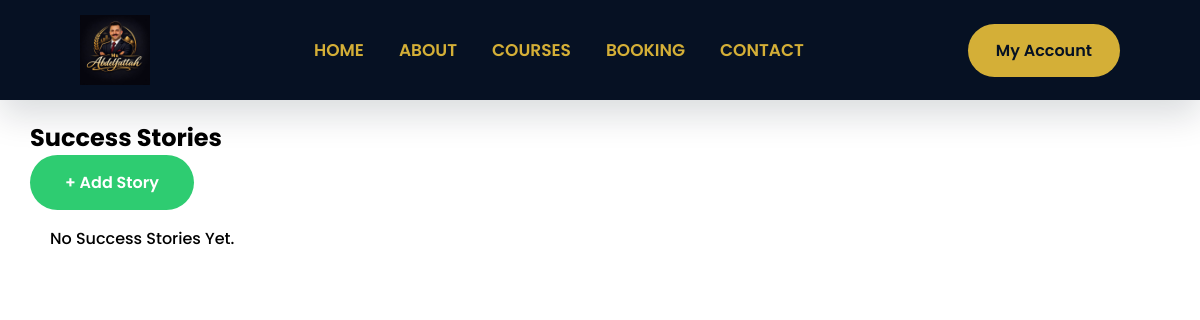
Before: /success-stories (signed in) with the older database file.
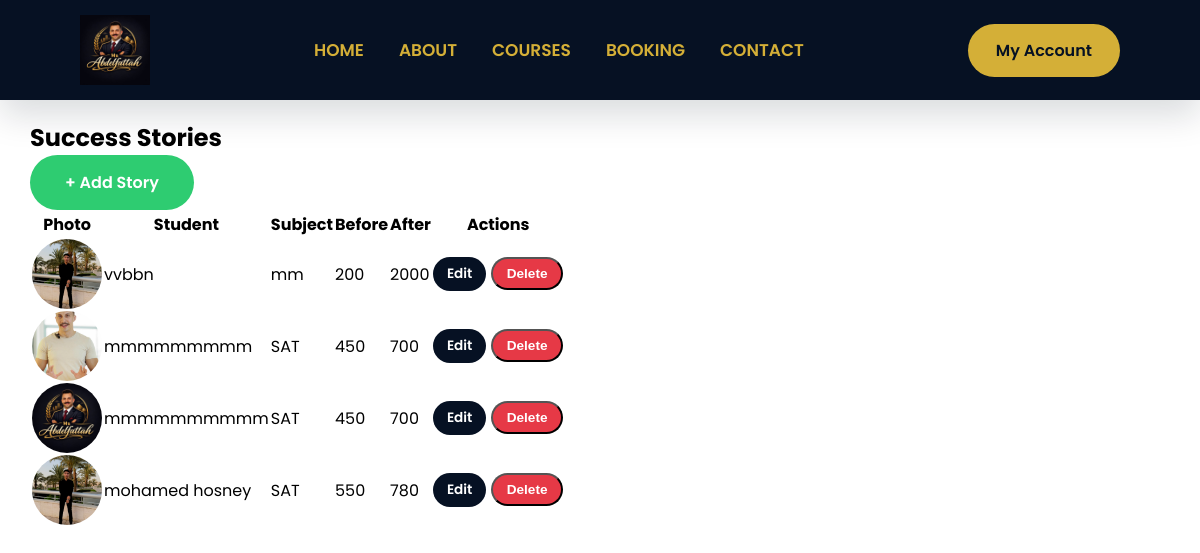
After: the same page with the newer database file.
### models/success_story.py (models this page shows)
class SuccessStory(db.Model):
    __tablename__ = "success_stories"
    id = db.Column(db.Integer, primary_key=True)
    student_name = db.Column(db.String(100), nullable=False)
    subject = db.Column(db.String(100), nullable=False)
    before_score = db.Column(db.Integer, nullable=False)
    after_score = db.Column(db.Integer, nullable=False)
    review = db.Column(db.Text, nullable=False)
    image = db.Column(db.String(255), nullable=False)
    is_active = db.Column(db.Boolean, default=True)

### routes/admin.py (the view)
@admin.route("/success-stories")
@admin_required
def success_stories():
    stories = SuccessStory.query.order_by(
        SuccessStory.id.desc()
    ).all()
    return render_template(
        "admin/success_stories.html",
        stories=stories,
        name="Success Stories"
    )

### file.py (called while the page is built)
@login_manager.user_loader
def load_user(user_id):
    return db.session.get(User, int(user_id))

### templates/admin/success_stories.html (shortened to what this page needs)
{% extends "base.html" %}
{% block body %}
<div class="admin-container py-4">
    <div class="d-flex justify-content-between align-items-center mb-4">
        <h2>Success Stories</h2>
        <a href="{{ url_for('admin.add_success_story') }}"
           class="btn btn-success">
            + Add Story
        </a>
    </div>
    {% if stories %}
    <div class="table-responsive">
        <table class="table table-hover align-middle">
            <thead>
                <tr>
                    <th>Photo</th>
                    <th>Student</th>
                    <th>Subject</th>
                    <th>Before</th>
                    <th>After</th>
                    <th>Actions</th>
                </tr>
            </thead>
            <tbody>
                {% for story in stories %}
                <tr>
                    <td>
                        <img src="{{ url_for('static', filename='uploads/' ~ story.image) }}"
                             width="70"
                             height="70"
                             style="border-radius:50%; object-fit:cover;">
                    </td>
                    <td>{{ story.student_name }}</td>
                    <td>{{ story.subject }}</td>
                    <td>{{ story.before_score }}</td>
                    <td>{{ story.after_score }}</td>
                    <td>
                        <a href="{{ url_for('admin.edit_success_story', story_id=story.id) }}"
                           class="btn btn-warning btn-sm">
                            Edit
                        </a>
                        <form
                            action="{{ url_for('admin.delete_success_story', story_id=story.id) }}"
                            method="POST"
                            style="display:inline;">
                            <button class="btn btn-danger btn-sm">
                                Delete
                            </button>
                        </form>
                    </td>
                </tr>
                {% endfor %}
            </tbody>
        </table>
    </div>
    {% else %}
    <div class="alert alert-info">
        No Success Stories Yet.
    </div>
    {% endif %}
</div>
{% endblock %}

### templates/base.html (shortened to what this page needs)
<!DOCTYPE html>
<html lang="en">
<head>
    <link rel="stylesheet" href="https://cdnjs.cloudflare.com/ajax/libs/font-awesome/6.7.2/css/all.min.css">
    <link rel="stylesheet" href="https://unpkg.com/aos@2.3.4/dist/aos.css">
    <link rel="stylesheet" href="https://cdn.jsdelivr.net/npm/swiper@11/swiper-bundle.min.css"/>
    <link rel="stylesheet" href="{{url_for('static', filename='css/style.css')}}">
    <link rel="stylesheet" href="{{url_for('static', filename='css/admin.css')}}">
</head>
<body>
    <nav class="navbar" id="navbar">
        <div class="logo">
                <a href="/" >
                 <img src="{{ url_for('static', filename='image/abdelfatah.png') }}" alt="logo">
               </a>
       </div>
        <ul class="nav_links" id="nav-links">
           <li> <a href="/">HOME</a> </li>
           <li> <a href="/about">ABOUT</a> </li>
           <li> <a href="/courses">COURSES</a> </li>
           <li><a href="/booking">BOOKING</a></li>
           <li><a href="/contact">CONTACT</a></li>
        </ul>
        {%if current_user.is_authenticated %}
            <a href="/dashboard" class="btn-nav">My Account</a>
        {%else%}
        <li>
            <a href="{{url_for('auth.login')}}" class="btn-nav">Login/Register</a>
        </li>
        {%endif%}
    </nav>
    {% block body %}
    {% endblock %}
</body>
</html>

### static/css/style.css (style rules this page uses)
:root { --primary-color:#061123; --secondary-color:#d4af37; --background-color:#dee2e6; --white:#ffffff; --black:#000000; --dark-light:#14213d; --gray:#6c757d; --light-gray:#ced4da; --border-color:#adb5bd; --success:#2ecc71; --danger:#e63946; --warning:#fca311; --card-bg:#ffffff; --card-hover:#f9f9fa; --button-primary:#fca311; --button-hover:#d98c00; --button-dark:#061123; --shadow:0 15px 35px rgba(6, 17, 35,.15); --radius:10px; --trnasition:.35s ease; }
* { margin: 0; padding: 0; box-sizing: border-box; }
body { font-family: 'poppins', sans-serif; background: var(--white); color: var(--black); overflow-x: hidden; }
img { width:100%; display: block; }
a { text-decoration: none; color: inherit; }
ul { list-style: none; }
.btn { display: inline-block; padding:15px 35px; background: var(--primary-color); color: var(--white); border-radius: 50px; font-weight: 600; transition: var(--trnasition); }
.navbar.scrolled { box-shadow: var(--shadow); background: var(--primary-color); padding:15px 80px ; transition: var(--trnasition); }
.navbar { background: var(--primary-color); position: fixed; top: 0; left: 0; width: 100%; padding: 20px 80px; display: flex; justify-content: space-between; align-items: center; background: var(--primary-color)s; z-index: 1000; }
.logo img { display: block; width: 70px; }
.nav_links { display: flex; align-items: center; gap: 35px; list-style: none; }
.nav_links a { color: var(--secondary-color); font-size: 17px; font-weight: 600; transition: var(--trnasition); }
.btn-nav { background: var(--secondary-color); color: var(--primary-color); padding: 14px 28px; border-radius: 40px; text-decoration: none; font-weight: 600; transition: var(--trnasition); }

### static/css/admin.css (style rules this page uses)
:root { --primary-color:#061123; --secondary-color:#d4af37; --background-color:#dee2e6; --white:#ffffff; --black:#000000; --dark-light:#14213d; --gray:#6c757d; --light-gray:#ced4da; --border-color:#adb5bd; --success:#2ecc71; --danger:#e63946; --warning:#fca311; --shadow:0 15px 35px rgba(6, 17, 35,.15); --radius:12px; --transition:.35s ease; }
* { margin: 0; padding: 0; box-sizing: border-box; }
body { background: var(--white); color: var(--black); overflow-x: hidden; }
.admin-container { padding-top: 80px; width: 95%; max-width: 1400px; margin: 40px auto; }
.btn-success { background:var(--success) ; color: var(--white); }
.btn-danger { background:var(--danger) ; color: var(--white); }
.btn-sm { padding: 7px 14px; font-size: 0.85rem; }

Changed rows visible on the page:
added SuccessStory: image (picture), student_name "vvbbn", subject "mm", before_score "200", after_score "2000"
added SuccessStory: image (picture), student_name "mmmmmmmmm", subject "SAT", before_score "450", after_score "700"
added SuccessStory: image (picture), student_name "mmmmmmmmmm", subject "SAT", before_score "450", after_score "700"
added SuccessStory: image (picture), student_name "mohamed hosney", subject "SAT", before_score "550", after_score "780"
Other visible differences:
text no longer shown: "No Success Stories Yet."
text now shown: "Photo Student Subject Before After Actions"
